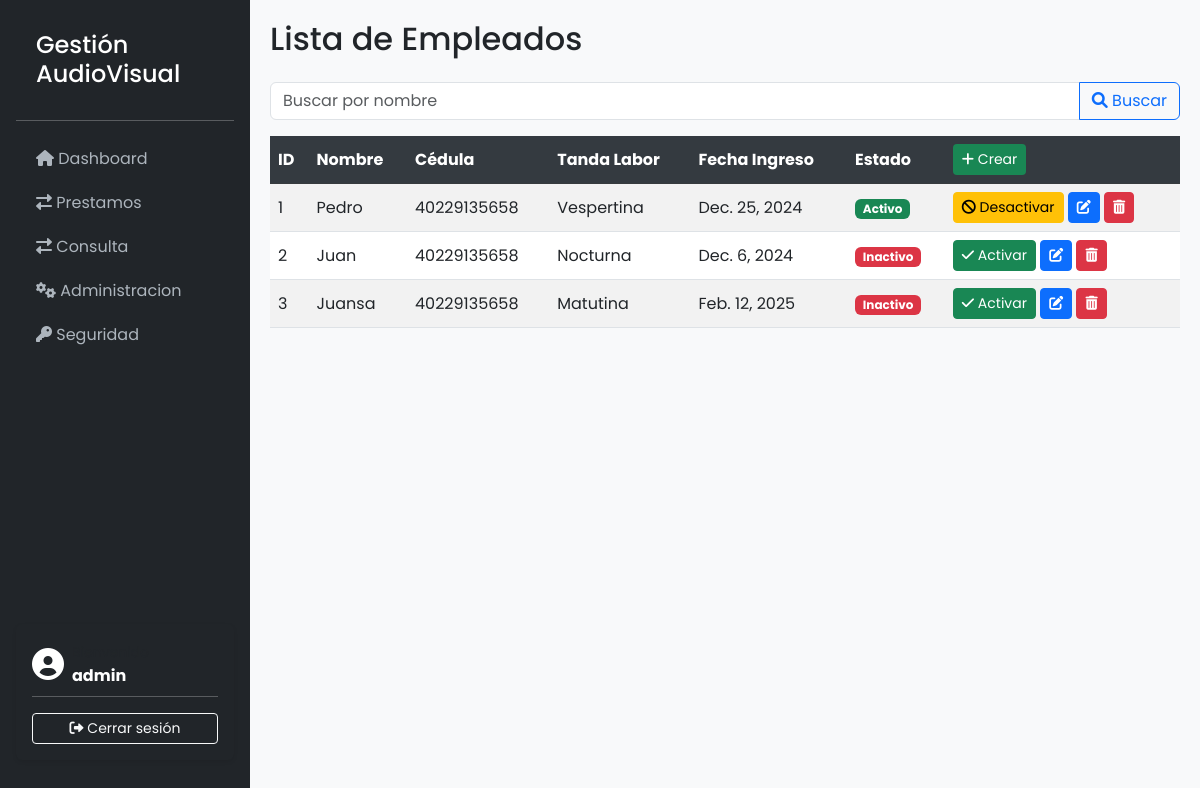
The page /empleados/ (signed in) on the database its author committed.
### GestionAudiovisualApp/models.py (models this page shows, shortened)
class Empleado(models.Model):
    nombre          = models.CharField(max_length=100)
    cedula          = models.CharField(max_length=11)
    tanda_labor     = models.CharField(max_length=50, choices=[('Matutina', 'Matutina'), ('Vespertina', 'Vespertina'), ('Nocturna', 'Nocturna')])
    fecha_ingreso   = models.DateField(null=True, blank=True)
    estado          = models.BooleanField(default=True)

### GestionAudiovisualApp/views.py (the view)
# urls.py: path('empleados/', EmpleadoListView.as_view(), name='empleado-list'),
@method_decorator(user_passes_test(is_admin), name='dispatch')
class EmpleadoListView(ListView):
    model = Empleado
    template_name = 'empleados/empleado_list.html'
    context_object_name = 'empleados'
    def get_queryset(self):
        queryset = Empleado.objects.all()
        query = self.request.GET.get('q')
        if query:
            queryset = queryset.filter(
                Q(nombre__icontains=query)
            )
        return queryset

### GestionAudiovisualApp/views.py (called while the page is built)
def is_admin(user):
    return user.is_staff

### GestionAudiovisualApp/templates/empleados/empleado_list.html (shortened to what this page needs)
{% extends 'base.html' %}
{% block content %}
    <h2 class="mb-4">Lista de Empleados</h2>
    <form method="GET" class="mb-3">
        <div class="input-group">
            <input type="text" name="q" class="form-control" placeholder="Buscar por nombre" value="{{ request.GET.q }}">
            <button class="btn btn-outline-primary" type="submit">
                <i class="fas fa-search"></i> Buscar
            </button>
        </div>
    </form>
    <table class="table table-striped table-hover">
        <thead class="table-dark">
            <tr>
                <th>ID</th>
                <th>Nombre</th>
                <th>Cédula</th>
                <th>Tanda Labor</th>
                <th>Fecha Ingreso</th>
                <th>Estado</th>
                <th>
                    <a href="{% url 'empleado-create' %}" class="btn btn-sm btn-create">
                        <i class="fas fa-plus"></i> Crear
                    </a>
                </th>
            </tr>
        </thead>
        <tbody>
            {% for empleado in empleados %}
                <tr>
                    <td>{{ empleado.pk }}</td>
                    <td>{{ empleado.nombre }}</td>
                    <td>{{ empleado.cedula }}</td>
                    <td>{{ empleado.tanda_labor }}</td>
                    <td>{{ empleado.fecha_ingreso }}</td>
                    <td>
                        {% if empleado.estado %}
                            <span class="badge bg-success">Activo</span>
                        {% else %}
                            <span class="badge bg-danger">Inactivo</span>
                        {% endif %}
                    </td>
                    <td>
                        <form method="post" action="{% url 'empleado-toggle-estado' empleado.pk %}" style="display:inline;">
                            {% if empleado.estado %}
                                <button type="submit" class="btn btn-warning btn-sm">
                                    <i class="fas fa-ban"></i> Desactivar
                                </button>
                            {% else %}
                                <button type="submit" class="btn btn-success btn-sm">
                                    <i class="fas fa-check"></i> Activar
                                </button>
                            {% endif %}
                        </form>
                        <a href="{% url 'empleado-update' empleado.pk %}" class="btn btn-sm btn-primary"><i class="fas fa-edit"></i></a>
                        <a href="{% url 'empleado-delete' empleado.pk %}" class="btn btn-sm btn-danger"><i class="fas fa-trash-alt"></i></a>
                    </td>
                </tr>
            {% empty %}
                <tr>
                    <td colspan="7" class="text-center">No hay empleados disponibles.</td>
                </tr>
            {% endfor %}
        </tbody>
    </table>
{% endblock %}

### GestionAudiovisualApp/templates/base.html (shortened to what this page needs)
<!DOCTYPE html>
<html lang="es">
<head>
    <link href="https://cdn.jsdelivr.net/npm/bootstrap@5.3.0-alpha1/dist/css/bootstrap.min.css" rel="stylesheet">
    <link href="https://cdnjs.cloudflare.com/ajax/libs/font-awesome/6.0.0-beta3/css/all.min.css" rel="stylesheet">
</head>
<body>
    <nav id="sidebar" class="d-flex flex-column flex-shrink-0 p-3 bg-dark">
        <h4>Gestión AudioVisual</h4>
        <hr>
        <ul class="nav nav-pills flex-column mb-auto">
            <li class="nav-item">
                <a href="{% url 'inicio' %}" class="nav-link {% if request.resolver_match.url_name == 'inicio' %}active{% endif %}">
                  <i class="fas fa-home"></i> Dashboard
                </a>
              </li>
        <li class="nav-item">
            <a href="{% url 'prestamo-list' %}" class="nav-link {% if request.resolver_match.url_name == 'prestamo-list' %}active{% endif %}">
                <i class="fas fa-exchange-alt"></i> Prestamos
            </a>
        </li>
        <li class="nav-item">
            <a href="{% url 'consulta-criterios' %}" class="nav-link {% if request.resolver_match.url_name == 'consulta-criterios' %}active{% endif %}">
                <i class="fas fa-exchange-alt"></i> Consulta
            </a>
        </li>
        {% if user.is_authenticated and user.is_staff %}
        <li class="nav-item">
            <a href="#" class="nav-link" data-bs-toggle="collapse" data-bs-target="#submenu-administracion" aria-expanded="false" aria-controls="submenu-administracion">
                <i class="fas fa-cogs"></i> Administracion
            </a>
        </li>
        <li class="nav-item">
            <a href="#" class="nav-link" data-bs-toggle="collapse" data-bs-target="#submenu-Seguridad" aria-expanded="false" aria-controls="submenu-seguridad">
                <i class="fas fa-key"></i> Seguridad
            </a>
        </li>
        {% endif %}
    </ul>
        {% if user.is_authenticated%}
        <div class="card bg-dark text-white border-0 mb-4 p-3 shadow-sm">
            <div class="d-flex align-items-center">
                <i class="fas fa-user-circle fa-2x me-2"></i>
                <div>
                    <small class="text-muted">Bienvenido</small><br>
                    <strong>{{ request.user.username }}</strong>
                </div>
            </div>
            <hr class="bg-secondary my-2">
            <a href="{% url 'logout' %}" class="btn btn-sm btn-outline-light mt-2 w-100">
                <i class="fas fa-sign-out-alt"></i> Cerrar sesión
            </a>
        </div>
        {%endif%}
    </nav>
    <div id="content">
        {% block content %}{% endblock %}
    </div>
</body>
</html>

### GestionAudiovisualApp/templates/base.html (style rules this page uses)
body { display: flex; min-height: 100vh; font-family: 'Poppins', sans-serif; background-color: #f8f9fa; }
#sidebar { min-width: 250px; max-width: 250px; background-color: #1c1e21; color: #fff; }
#sidebar .nav-link { color: #adb5bd; padding: 10px 20px; }
#sidebar h4 { padding: 15px 20px; margin: 0; font-weight: 500; color: #fff; }
#content { flex: 1; padding: 20px; }
.btn-create { background-color: #198754; color: white; }
.table th { background-color: #343a40; color: white; }
.table td, .table th { vertical-align: middle; }

### rows shown on the page
Empleado: pk "1", nombre "Pedro", cedula "40229135658", tanda_labor "Vespertina", fecha_ingreso "Dec. 25, 2024", estado "Activo"
Empleado: pk "2", nombre "Juan", cedula "40229135658", tanda_labor "Nocturna", fecha_ingreso "Dec. 6, 2024", estado "Inactivo"
Empleado: pk "3", nombre "Juansa", cedula "40229135658", tanda_labor "Matutina", fecha_ingreso "Feb. 12, 2025", estado "Inactivo"

### other values the page prints
{{ request.user.username }} "admin"
